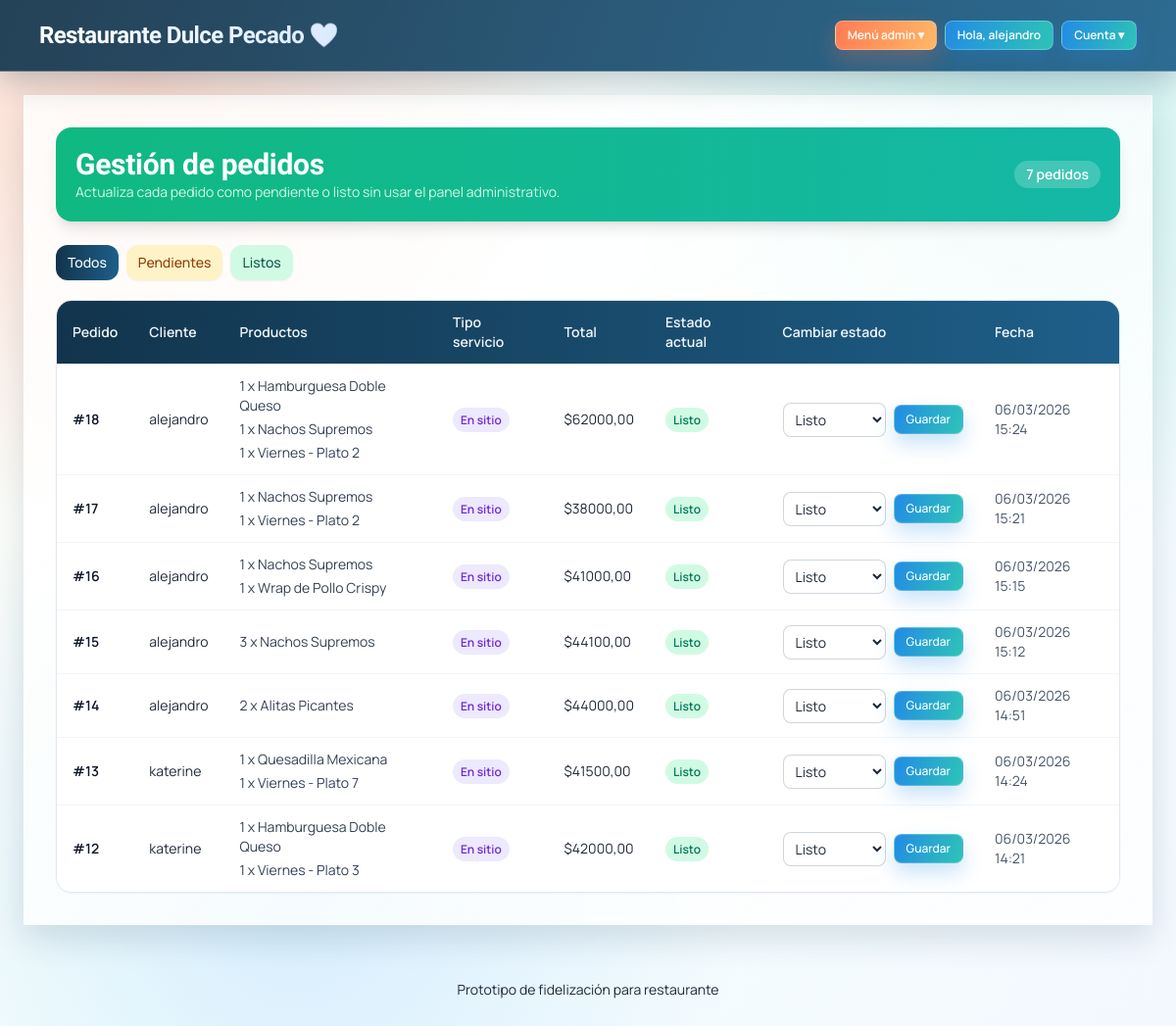
The page /pedidos/ (signed in) on the database its author committed.
### core/models.py (models this page shows, shortened)
class Pedido(models.Model):
	TIPO_SERVICIO = (  # Opciones permitidas por Django para este campo.
		('sitio', 'Consumo en el sitio'),
		('domicilio', 'Entrega a domicilio'),
	)
	ESTADO = (  # Estados del ciclo de vida del pedido.
		('pendiente', 'Pendiente'),
		('en_preparacion', 'En preparación'),
		('entregado', 'Entregado'),
		('cancelado', 'Cancelado'),
	)
	cliente = models.ForeignKey(Cliente, on_delete=models.CASCADE, related_name='pedidos')  # Pedido pertenece a cliente.
	tipo_servicio = models.CharField(max_length=12, choices=TIPO_SERVICIO)  # Sitio o domicilio.
	direccion_entrega = models.CharField(max_length=250, blank=True)  # Dirección si aplica domicilio.
	notas = models.TextField(blank=True)  # Indicaciones adicionales.
	promocion_aplicada = models.ForeignKey(  # Promoción usada en el pedido (si hubo).
		Promocion,
		on_delete=models.SET_NULL,
		null=True,
		blank=True,
		related_name='pedidos',
	)
	subtotal = models.DecimalField(max_digits=10, decimal_places=2)  # Valor sin descuentos.
	descuento = models.DecimalField(max_digits=10, decimal_places=2, default=0)  # Valor descontado.
	total = models.DecimalField(max_digits=10, decimal_places=2)  # Total final cobrado.
	puntos_ganados = models.PositiveIntegerField(default=0)  # Puntos otorgados por compra.
	puntos_redimidos = models.PositiveIntegerField(default=0)  # Puntos gastados en beneficios.
	estado = models.CharField(max_length=20, choices=ESTADO, default='pendiente')  # Estado actual del pedido.
	notificacion_staff_pendiente = models.BooleanField(default=False)  # Permite avisar una vez en panel de pedidos web cuando llega un pedido nuevo.
	creado_en = models.DateTimeField(auto_now_add=True)  # Fecha de creación del pedido.
	class Meta:
		ordering = ['-creado_en']  # Pedidos recientes primero.

class Cliente(models.Model):
	user = models.OneToOneField(
		settings.AUTH_USER_MODEL,
		on_delete=models.SET_NULL,
		null=True,
		blank=True,
		related_name='cliente_profile',
	)  # Relación opcional con usuario autenticable del sistema.
	nombre = models.CharField(max_length=120)  # Nombre completo del cliente.
	cedula = models.CharField(max_length=20, unique=True, null=True, blank=True)  # Documento único.
	email = models.EmailField(unique=True)  # Correo único para contacto/códigos.
	telefono = models.CharField(max_length=30, blank=True)  # Teléfono de contacto.
	puntos = models.PositiveIntegerField(default=0)  # Acumulado de fidelización.
	creado_en = models.DateTimeField(auto_now_add=True)  # Fecha de creación automática.
	class Meta:
		ordering = ['-creado_en']  # Clientes más recientes primero.

class ItemPedido(models.Model):
	pedido = models.ForeignKey(Pedido, on_delete=models.CASCADE, related_name='items')  # Ítem ligado a pedido.
	producto = models.ForeignKey(Producto, on_delete=models.PROTECT)  # Producto vendido en el ítem.
	cantidad = models.PositiveIntegerField(default=1)  # Cantidad del producto.
	precio_unitario = models.DecimalField(max_digits=10, decimal_places=2)  # Precio unitario histórico.

class Producto(models.Model):
	categoria = models.ForeignKey(  # Relación muchos-a-uno con categoría.
		Categoria,
		on_delete=models.SET_NULL,  # Si borran categoría, producto queda sin categoría.
		null=True,  # Permite NULL en base de datos.
		blank=True,  # Permite vacío en formularios.
		related_name='productos',  # Acceso inverso: categoria.productos.
	)
	nombre = models.CharField(max_length=120)  # Nombre comercial del producto.
	descripcion = models.TextField(blank=True)  # Descripción opcional para cliente.
	precio = models.DecimalField(max_digits=10, decimal_places=2)  # Precio con 2 decimales.
	disponible = models.BooleanField(default=True)  # Controla visibilidad en carta.
	disponible_todos_los_dias = models.BooleanField(default=False)  # Si está activo, aparece en todos los menús diarios.
	class Meta:
		ordering = ['nombre']  # Muestra productos ordenados por nombre.

### core/views.py (the view, shortened to what this page needs)
# urls.py: path('pedidos/', views.gestionar_pedidos, name='gestionar_pedidos'),  # Gestión de pedidos para staff fuera de admin.
@login_required
def gestionar_pedidos(request):
	if not request.user.is_staff:
		messages.error(request, 'No tienes permisos para gestionar pedidos.')
		return redirect('inicio')
	filtro_estado = request.GET.get('estado', 'todos').strip().lower()
	pedidos = Pedido.objects.select_related('cliente').prefetch_related('items__producto')
	if filtro_estado == 'pendiente':
		pedidos = pedidos.filter(estado='pendiente')
	elif filtro_estado == 'listo':
		pedidos = pedidos.filter(estado='entregado')
	pedidos = pedidos.order_by('-creado_en')
	return render(
		request,
		'core/pedidos_gestion.html',
		{
			'pedidos': pedidos,
			'filtro_estado': filtro_estado,
		},
	)

### templates/core/pedidos_gestion.html (shortened to what this page needs)
{% extends 'core/base.html' %}
{% block contenido %}
<div class="mb-6 flex flex-wrap items-center justify-between gap-3 rounded-2xl bg-gradient-to-r from-emerald-500 to-teal-500 p-5 text-white shadow-lg">
    <div>
        <h2 class="text-3xl font-bold">Gestión de pedidos</h2>
        <p class="text-sm text-emerald-100">Actualiza cada pedido como pendiente o listo sin usar el panel administrativo.</p>
    </div>
    <span class="rounded-full bg-white/20 px-3 py-1 text-sm font-semibold text-white">{{ pedidos|length }} pedidos</span>
</div>
<div class="mb-5 flex flex-wrap items-center gap-2">
    <a href="?estado=todos" class="rounded-xl px-3 py-2 text-sm font-medium shadow-sm transition {% if filtro_estado == 'todos' %}bg-slate-900 text-white{% else %}bg-slate-100 text-slate-700 hover:bg-slate-200{% endif %}">
        Todos
    </a>
    <a href="?estado=pendiente" class="rounded-xl px-3 py-2 text-sm font-medium shadow-sm transition {% if filtro_estado == 'pendiente' %}bg-amber-500 text-slate-900{% else %}bg-amber-100 text-amber-800 hover:bg-amber-200{% endif %}">
        Pendientes
    </a>
    <a href="?estado=listo" class="rounded-xl px-3 py-2 text-sm font-medium shadow-sm transition {% if filtro_estado == 'listo' %}bg-emerald-500 text-slate-900{% else %}bg-emerald-100 text-emerald-800 hover:bg-emerald-200{% endif %}">
        Listos
    </a>
</div>
<div class="overflow-x-auto rounded-2xl border border-slate-200 shadow-sm">
    <table class="min-w-full divide-y divide-slate-200 bg-white text-sm">
        <thead class="bg-slate-900 text-left text-slate-100">
            <tr>
                <th class="px-4 py-3 font-semibold">Pedido</th>
                <th class="px-4 py-3 font-semibold">Cliente</th>
                <th class="px-4 py-3 font-semibold">Productos</th>
                <th class="px-4 py-3 font-semibold">Tipo servicio</th>
                <th class="px-4 py-3 font-semibold">Total</th>
                <th class="px-4 py-3 font-semibold">Estado actual</th>
                <th class="px-4 py-3 font-semibold">Cambiar estado</th>
                <th class="px-4 py-3 font-semibold">Fecha</th>
            </tr>
        </thead>
        <tbody class="divide-y divide-slate-100">
            {% for pedido in pedidos %}
                <tr class="hover:bg-slate-50">
                    <td class="px-4 py-3 font-semibold text-slate-900">#{{ pedido.id }}</td>
                    <td class="px-4 py-3">{{ pedido.cliente.nombre }}</td>
                    <td class="px-4 py-3">
                        <ul class="space-y-1">
                            {% for item in pedido.items.all %}
                                <li class="text-slate-700">{{ item.cantidad }} x {{ item.producto.nombre }}</li>
                            {% empty %}
                                <li class="text-slate-400">Sin productos</li>
                            {% endfor %}
                        </ul>
                    </td>
                    <td class="px-4 py-3">
                        {% if pedido.tipo_servicio == 'domicilio' %}
                            <span class="rounded-full bg-sky-100 px-2 py-1 text-xs font-semibold text-sky-700">Domicilio</span>
                        {% else %}
                            <span class="rounded-full bg-violet-100 px-2 py-1 text-xs font-semibold text-violet-700">En sitio</span>
                        {% endif %}
                    </td>
                    <td class="px-4 py-3">${{ pedido.total }}</td>
                    <td class="px-4 py-3">
                        {% if pedido.estado == 'entregado' %}
                            <span class="rounded-full bg-emerald-100 px-2 py-1 text-xs font-semibold text-emerald-700">Listo</span>
                        {% else %}
                            <span class="rounded-full bg-amber-100 px-2 py-1 text-xs font-semibold text-amber-700">Pendiente</span>
                        {% endif %}
                    </td>
                    <td class="px-4 py-3">
                        <form method="post" class="flex items-center gap-2">
                            <select name="estado" class="rounded-lg border border-slate-300 bg-white px-2 py-1.5 text-sm outline-none ring-blue-500 focus:ring">
                                <option value="entregado" {% if pedido.estado == 'entregado' %}selected{% endif %}>Listo</option>
                            </select>
                            <button type="submit" class="rounded-lg bg-blue-600 px-3 py-1.5 text-xs font-medium text-white shadow-sm transition hover:bg-blue-500">Guardar</button>
                        </form>
                    </td>
                    <td class="px-4 py-3 text-slate-600">{{ pedido.creado_en|date:'d/m/Y H:i' }}</td>
                </tr>
            {% empty %}
                <tr>
                    <td colspan="8" class="px-4 py-6 text-center text-slate-500">No hay pedidos registrados.</td>
                </tr>
            {% endfor %}
        </tbody>
    </table>
</div>
{% endblock %}

### templates/core/base.html (shortened to what this page needs)
<!doctype html>
<html lang="es">
<head>
    {% load static %}
    <script src="https://cdn.tailwindcss.com"></script>
</head>
<body class="app-theme min-h-screen bg-gradient-to-br from-brand-50 via-ocean-50 to-sunset-50 text-slate-800">
<div class="pointer-events-none fixed inset-0 -z-10 overflow-hidden">
    <div class="absolute -left-16 -top-16 h-56 w-56 rounded-full bg-brand-500/20 blur-3xl"></div>
    <div class="absolute -right-20 top-1/3 h-64 w-64 rounded-full bg-ocean-500/20 blur-3xl"></div>
    <div class="absolute bottom-0 left-1/3 h-72 w-72 rounded-full bg-sunset-500/20 blur-3xl"></div>
</div>
<header class="sticky top-0 z-30 border-b border-white/10 bg-brand-900/90 text-white shadow-lg backdrop-blur-xl">
    <div class="mx-auto flex w-full max-w-6xl flex-col gap-4 px-4 py-5 md:flex-row md:items-center md:justify-between">
        <h1 class="bg-gradient-to-r from-white to-blue-100 bg-clip-text text-2xl font-black tracking-tight text-transparent">
            <a href="{% url 'inicio' %}">Restaurante Dulce Pecado 💜</a>
        </h1>
        <nav class="flex flex-wrap items-center gap-2 text-sm">
            {% if user.is_staff %}
                <details class="relative">
                    <summary class="list-none cursor-pointer rounded-lg bg-sunset-500 px-3 py-1.5 text-xs font-semibold text-white shadow-sm transition hover:bg-sunset-600">Menú admin ▾</summary>
                </details>
            {% endif %}
            {% if user.is_authenticated %}
                <span class="rounded-lg bg-ocean-500 px-3 py-1.5 text-xs font-semibold text-white shadow-sm">Hola, {{ user.username }}</span>
                {% if user.is_staff %}
                    <details class="relative">
                        <summary class="list-none cursor-pointer rounded-lg bg-brand-600 px-3 py-1.5 text-xs font-semibold text-white shadow-sm transition hover:bg-brand-500">Cuenta ▾</summary>
                    </details>
                {% endif %}
            {% else %}
                <a class="rounded-lg bg-ocean-500 px-3 py-2 font-medium text-white shadow-sm transition hover:-translate-y-0.5 hover:bg-ocean-600" href="{% url 'login' %}">Iniciar sesión</a>
            {% endif %}
        </nav>
    </div>
</header>
<main class="card-soft mx-auto my-6 w-full max-w-6xl p-5 md:p-8">
    {% block contenido %}{% endblock %}
</main>
<footer class="py-8 text-center text-sm text-brand-700">
    Prototipo de fidelización para restaurante
</footer>
</body>
</html>

### templates/core/base.html (style rules this page uses)
:root { --theme-ink: #1f2937; --theme-deep: #12344c; --theme-coral: #ff7b54; --theme-peach: #ffd7b8; --theme-mint: #2ec4b6; --theme-sky: #5aa9ff; --theme-cream: #fff9f3; --theme-card: rgba(255, 255, 255, 0.88); --theme-border: rgba(255, 255, 255, 0.7); --theme-shadow: 0 14px 32px rgba(18, 52, 76, 0.14); }
body.app-theme { font-family: 'Manrope', system-ui, sans-serif; color: var(--theme-ink); background: radial-gradient(circle at 12% 8%, rgba(255, 123, 84, 0.24), transparent 32%), radial-gradient(circle at 88% 14%, rgba(46, 196, 182, 0.2), transparent 30%), radial-gradient(circle at 25% 86%, rgba(90, 169, 255, 0.2), transparent 36%), linear-gradient(130deg, #fffaf5 0%, #f5fffd 48%, #f3f8ff 100%); background-attachment: fixed; }
h1, h2, h3, h4, h5, h6, .font-black, .font-bold { font-family: 'Sora', 'Manrope', system-ui, sans-serif; letter-spacing: -0.01em; }
body.app-theme header { background: linear-gradient(110deg, rgba(18, 52, 76, 0.92), rgba(30, 95, 137, 0.92)); border-bottom: 1px solid rgba(255, 255, 255, 0.22); box-shadow: 0 12px 30px rgba(18, 52, 76, 0.24); }
body.app-theme main.card-soft { background: linear-gradient(145deg, rgba(255, 255, 255, 0.84), rgba(255, 255, 255, 0.74)); border: 1px solid var(--theme-border); box-shadow: var(--theme-shadow); }
body.app-theme .bg-slate-900 { background: linear-gradient(90deg, #12344c, #1e5f89); }
body.app-theme .bg-blue-600, body.app-theme .bg-ocean-500, body.app-theme .bg-brand-600 { background: linear-gradient(110deg, #228be6, #2ec4b6); border: 1px solid rgba(255, 255, 255, 0.25); box-shadow: 0 10px 20px rgba(34, 139, 230, 0.24); }
body.app-theme .bg-sunset-500, body.app-theme .bg-amber-500 { background: linear-gradient(110deg, #ff7b54, #ffb866); border: 1px solid rgba(255, 255, 255, 0.3); box-shadow: 0 10px 22px rgba(255, 123, 84, 0.26); }
body.app-theme input, body.app-theme select, body.app-theme textarea { border-color: rgba(18, 52, 76, 0.2); background: rgba(255, 255, 255, 0.94); transition: border-color 0.2s ease, box-shadow 0.2s ease, background-color 0.2s ease; }
body.app-theme main > * { animation: fadeSlideIn 0.45s ease both; }
body.app-theme main > *:nth-child(2) { animation-delay: 0.05s; }
body.app-theme main > *:nth-child(3) { animation-delay: 0.1s; }

### rows shown on the page
Pedido: id "18", cliente.nombre "alejandro", tipo_servicio "En sitio", total "62000,00", shows "Listo", estado "Listo", creado_en "06/03/2026 15:24"
ItemPedido: cantidad "1", producto.nombre "Hamburguesa Doble Queso"
ItemPedido: cantidad "1", producto.nombre "Nachos Supremos"
ItemPedido: cantidad "1", producto.nombre "Viernes - Plato 2"
Pedido: id "17", cliente.nombre "alejandro", tipo_servicio "En sitio", total "38000,00", shows "Listo", estado "Listo", creado_en "06/03/2026 15:21"
ItemPedido: cantidad "1", producto.nombre "Nachos Supremos"
ItemPedido: cantidad "1", producto.nombre "Viernes - Plato 2"
Pedido: id "16", cliente.nombre "alejandro", tipo_servicio "En sitio", total "41000,00", shows "Listo", estado "Listo", creado_en "06/03/2026 15:15"
ItemPedido: cantidad "1", producto.nombre "Nachos Supremos"
ItemPedido: cantidad "1", producto.nombre "Wrap de Pollo Crispy"
Pedido: id "15", cliente.nombre "alejandro", tipo_servicio "En sitio", total "44100,00", shows "Listo", estado "Listo", creado_en "06/03/2026 15:12"
ItemPedido: cantidad "3", producto.nombre "Nachos Supremos"
Pedido: id "14", cliente.nombre "alejandro", tipo_servicio "En sitio", total "44000,00", shows "Listo", estado "Listo", creado_en "06/03/2026 14:51"
ItemPedido: cantidad "2", producto.nombre "Alitas Picantes"
Pedido: id "13", cliente.nombre "katerine", tipo_servicio "En sitio", total "41500,00", shows "Listo", estado "Listo", creado_en "06/03/2026 14:24"
ItemPedido: cantidad "1", producto.nombre "Quesadilla Mexicana"
ItemPedido: cantidad "1", producto.nombre "Viernes - Plato 7"
Pedido: id "12", cliente.nombre "katerine", tipo_servicio "En sitio", total "42000,00", shows "Listo", estado "Listo", creado_en "06/03/2026 14:21"
ItemPedido: cantidad "1", producto.nombre "Hamburguesa Doble Queso"
ItemPedido: cantidad "1", producto.nombre "Viernes - Plato 3"

### other values the page prints
{{ user.username }} "alejandro"
{{ pedidos|length }} "7"
